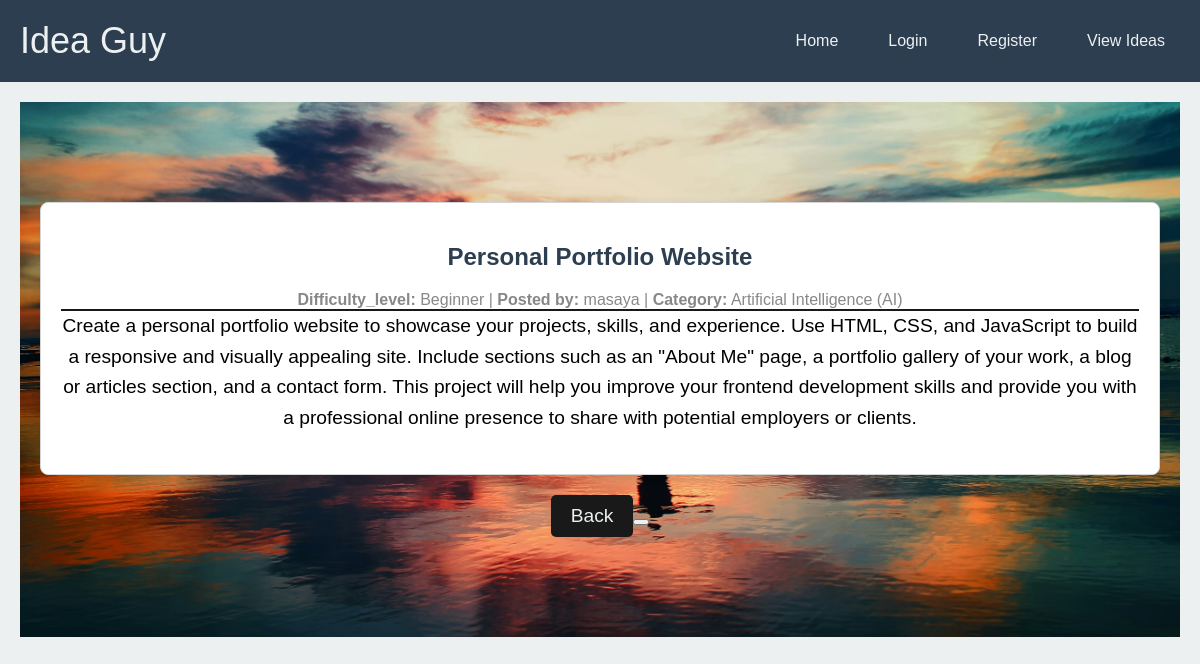
The page /view_description/e92a16f9-f646-47a6-90cd-3cc36fb777f2 on the database its author committed.
### the_idea/models.py (models this page shows, shortened)
class Projects(db.Model):
    project_id = db.Column(db.String(20), primary_key=True)
    title = db.Column(db.String(80), nullable=False)
    difficulty_level = db.Column(db.String(50), nullable=False)
    category = db.Column(db.String(50), nullable=False)
    description = db.Column(db.Text, nullable=False)
    category_id = db.Column(db.Integer, db.ForeignKey('categories.category_id'), nullable=False)
    user_id = db.Column(db.String(20), db.ForeignKey('users.id'), nullable=False)
    created_at = db.Column(db.DateTime, default=db.func.current_timestamp())
    updated_at = db.Column(db.DateTime, default=db.func.current_timestamp())

class Users(db.Model, UserMixin):
    id = db.Column(db.String(20), primary_key=True)
    username = db.Column(db.String(80), unique=True, nullable=False)
    email = db.Column(db.String(120), unique=True, nullable=False)
    password = db.Column(db.String(80), nullable=False)
    created_at = db.Column(db.DateTime, default=db.func.current_timestamp())
    updated_at = db.Column(db.DateTime, default=db.func.current_timestamp())
    projects = db.relationship('Projects', backref='author', lazy=True)

### the_idea/routes.py (the view)
@app.route('/view_description/<project_id>')
def description(project_id):
    project = Projects.query.filter_by(project_id = project_id).first()
    return render_template('description.html', idea = project, title = project.title )

### the_idea/templates/description.html
{% extends 'layout.html'%}
{%block content%}
<head>
    <link rel="stylesheet" href="{{url_for('static', filename='css/random_idea.css')}}">
</head>
<section class="ideas-container">
    <article class="idea">
        <h2 class="idea-title">{{ idea.title }}</h2>
        <span class="idea-meta">
            <span class="idea-difficulty"><strong>Difficulty_level:</strong> {{ idea.difficulty_level }}</span> |
            <span class="idea-user"><strong>Posted by:</strong> {{idea.author.username}}</span> |
            <span class="idea-category"><strong>Category:</strong> {{ idea.category}}</span>
        </span>
        <div class="idea-description">
            {{ idea.description|safe}}
        </div>
    </article>
</section>
<div class="refresh-button-container">
    <form action="{{ url_for('all_ideas') }}" method="GET">
        <button type="submit" class="btn btn-refresh">Back<button>
    </form>
</div>
{%endblock%}

### the_idea/static/css/home.css (style rules this page uses)
body { font-family: Arial, sans-serif; margin: 0; background-color: #ECF0F1; color: #2C3E50; margin-top: auto; }
.hero p { font-size: 1.2em; margin-bottom: 20px; animation: slideInRight 1s ease-in-out; }
.btn { background-color: #18BC9C; color: #ECF0F1; padding: 15px 30px; text-decoration: none; border-radius: 5px; font-size: 1.2em; transition: background-color 0.3s; animation: zoomIn 1.5s ease-in-out; }

### the_idea/static/css/random_idea.css (style rules this page uses)
.ideas-container { max-width: 1200px; margin: 0 auto; }
.idea { background-color: #FFFFFF; border: 1px solid #D5D5D5; border-radius: 8px; box-shadow: 0 2px 10px rgba(0, 0, 0, 0.1); padding: 20px; margin-bottom: 20px; }
.idea-title { font-size: 1.5em; color: #2C3E50; }
.idea-meta { margin: 10px 0; color: #888; }
.idea-description p { margin: 0; line-height: 1.6; border-top: 1px solid #191919; color: black; }
.idea-description { margin: 0; line-height: 1.6; border-top: 1px solid #191919; color: black; align-items: center; margin-bottom: 20px; }
.refresh-button-container { text-align: center; margin-top: 20px; }
.btn-refresh { background-color: #191919; color: #ECF0F1; padding: 10px 20px; border: none; border-radius: 5px; cursor: pointer; text-decoration: none; }

### rows shown on the page
Projects: title "Personal Portfolio Website", difficulty_level "Beginner", category "Artificial Intelligence (AI)", description "Create a personal portfolio website to showcase your projects, skills, and experience. Use HTML, CSS, and JavaScript to build a responsive and visually appealing site. Include sections such as an \"About Me\" page, a portfolio gallery of your work, a blog or articles section, and a contact form. This project will help you improve your frontend development skills and provide you with a professional online presence to share with potential employers or clients."
Users: author.username "masaya"
